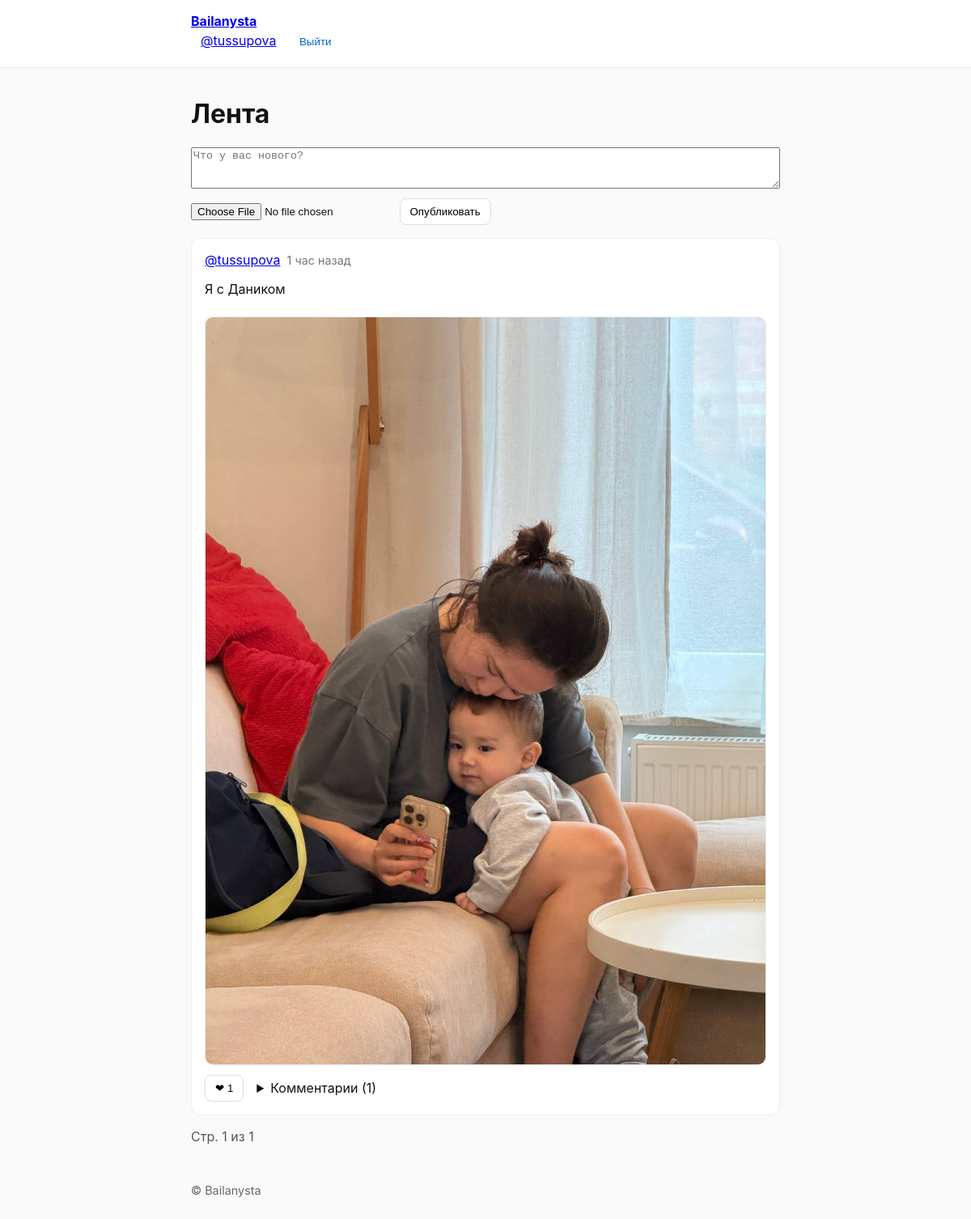
The app's page / (signed in) with its own data.
### core/models.py (models this page shows, shortened)
class Post(models.Model):
    author = models.ForeignKey(User, on_delete=models.CASCADE, related_name='posts')
    body = models.TextField(max_length=500)
    image = models.ImageField(upload_to=user_directory_path, blank=True, null=True)
    created_at = models.DateTimeField(auto_now_add=True)
    class Meta:
        ordering = ['-created_at']

### core/views.py (the view)
# urls.py: path('', views.feed_view, name='feed'),
@login_required
def feed_view(request):
    following_ids = Follow.objects.filter(follower=request.user).values_list('following_id', flat=True)
    posts = Post.objects.filter(author__in=list(following_ids) + [request.user.id]).annotate(num_likes=Count('likes'))
    paginator = Paginator(posts, 10)
    page_number = request.GET.get('page')
    page_obj = paginator.get_page(page_number)
    return render(request, 'feed.html', {
        'page_obj': page_obj,
        'post_form': PostForm(),
        'comment_form': CommentForm(),
    })

### core/forms.py
class PostForm(forms.ModelForm):
    class Meta:
        model = Post
        fields = ("body", "image")
        widgets = {
            'body': forms.Textarea(attrs={'rows': 3, 'placeholder': 'Что у вас нового?'})
        }

class CommentForm(forms.ModelForm):
    class Meta:
        model = Comment
        fields = ("body",)
        widgets = {
            'body': forms.Textarea(attrs={'rows': 2, 'placeholder': 'Оставьте комментарий…'})
        }

### core/templates/feed.html (shortened to what this page needs)
{% extends 'base.html' %}
{% block content %}
  <h1>Лента</h1>
  <div class="composer">
    <form method="post" action="{% url 'create_post' %}" enctype="multipart/form-data">
      {{ post_form.body }}
      {{ post_form.image }}
      <button type="submit">Опубликовать</button>
    </form>
  </div>
  {% for post in page_obj.object_list %}
    {% include 'partials/post_card.html' %}
  {% empty %}
    <p>Пока нет постов. Подпишитесь на кого‑нибудь или создайте свой первый пост!</p>
  {% endfor %}
  <div class="pagination">
    <span>Стр. {{ page_obj.number }} из {{ page_obj.paginator.num_pages }}</span>
  </div>
{% endblock %}

### core/templates/base.html (shortened to what this page needs)
<!doctype html>
<html lang="ru">
<head>
    {% load static %}
    <link rel="stylesheet" href="{% static 'css/styles.css' %}">
</head>
<body>
<header class="nav">
  <div class="container">
    <a href="{% url 'feed' %}" class="brand">Bailanysta</a>
    <nav>
      {% if user.is_authenticated %}
        <a href="{% url 'profile' user.username %}">@{{ user.username }}</a>
        <form method="post" action="{% url 'logout' %}" style="display:inline;">
          <button class="link-like">Выйти</button>
        </form>
      {% else %}
        <a href="{% url 'login' %}">Войти</a>
        <a href="{% url 'signup' %}">Регистрация</a>
      {% endif %}
    </nav>
  </div>
</header>
<main class="container">
  {% block content %}{% endblock %}
</main>
<footer class="footer"><div class="container">© Bailanysta</div></footer>
</body>
</html>

### core/templates/partials/post_card.html (shortened to what this page needs)
{% load humanize %}
<article class="post">
  <header>
    <a href="{% url 'profile' post.author.username %}">@{{ post.author.username }}</a>
    <span class="time">{{ post.created_at|naturaltime }}</span>
  </header>
  <p>{{ post.body|linebreaksbr }}</p>
  {% if post.image %}
    <img src="{{ post.image.url }}" alt="image" class="post-image" />
  {% endif %}
  <footer>
    <form method="post" action="{% url 'toggle_like' post.id %}" class="inline">
      <button type="submit">❤ {{ post.likes.count }}</button>
    </form>
    <details>
      <summary>Комментарии ({{ post.comments.count }})</summary>
    </details>
  </footer>
</article>

### core/static/css/styles.css (style rules this page uses)
:root { --max: 760px; }
* { box-sizing: border-box; }
body { font-family: -apple-system, system-ui, Segoe UI, Roboto, sans-serif; margin:0; background:#fafafa; color:#111; }
.container { max-width: var(--max); margin: 0 auto; padding: 1rem; }
.nav { background:#fff; border-bottom:1px solid #eee; position:sticky; top:0; }
.nav .brand { font-weight:700; margin-right:1rem; }
.nav nav a, .nav .link-like { margin-left: .75rem; }
.link-like { background:none; border:none; color:#06c; cursor:pointer; }
.footer { color:#666; font-size:.9rem; padding:1rem 0; }
.composer textarea { width:100%; resize:vertical; margin-bottom:.5rem; }
.post { background:#fff; border:1px solid #eee; border-radius:12px; padding:1rem; margin:1rem 0; }
.post header { display:flex; gap: .5rem; align-items:baseline; }
.post .time { color:#777; font-size:.9rem; }
.post-image { width:100%; border-radius:10px; border:1px solid #eee; margin:.5rem 0; }
.post footer { display:flex; gap: 1rem; align-items:center; }
.pagination { display:flex; justify-content:space-between; align-items:center; color:#555; }
button { cursor:pointer; border:1px solid #ddd; background:#fff; padding:.5rem .75rem; border-radius:.5rem; }

### records on screen
Post: author.username "tussupova", created_at "1 час назад", body "Я с Даником", image (picture), likes.count "1", comments.count "1"

### other values on screen
{{ user.username }} "tussupova"
{{ page_obj.number }} "1"
{{ page_obj.paginator.num_pages }} "1"
